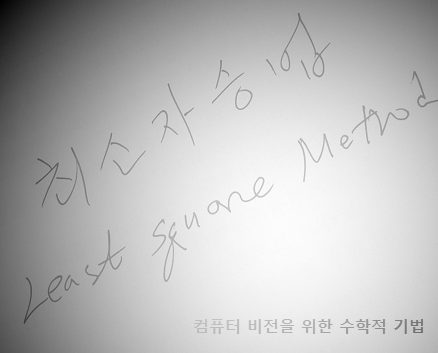
#> input picture HW11_Least_Squares/hw11_sample.png, 438 x 353 px
$ python main.py
#> lines starting #> are read from the running program, lines starting #| are printed output that depends on the picture; after the words box and inside, x2 and y2 are one past the last pixel; in counts of white or black regions, pixels touching at a corner belong together
import cv2
import numpy as np
from matplotlib import pyplot as plt

img = cv2.imread('hw11_sample.png', cv2.IMREAD_GRAYSCALE)
#> img is the input picture: shape (353, 438); min 0, max 255, mean 186.6

ret, thresh1 = cv2.threshold(img,127,255, cv2.THRESH_BINARY)
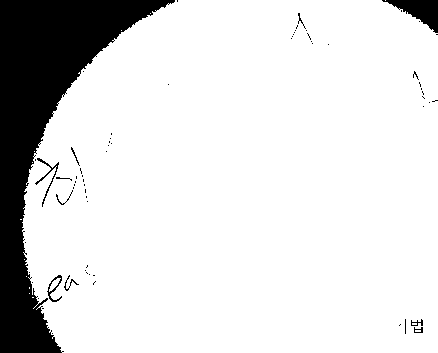
#> thresh1: shape (353, 438); 86.2% white; 68 black regions (57 under 20 px), largest, box (x1, y1, x2, y2) and area: (0, 0, 175, 353) 19889, (382, 0, 438, 33) 860, (35, 158, 59, 207) 152
ret, thresh2 = cv2.threshold(img,127,255, cv2.THRESH_BINARY_INV)
ret, thresh3 = cv2.threshold(img,127,255, cv2.THRESH_TRUNC)
ret, thresh4 = cv2.threshold(img,127,255, cv2.THRESH_TOZERO)
ret, thresh5 = cv2.threshold(img,127,255, cv2.THRESH_TOZERO_INV)
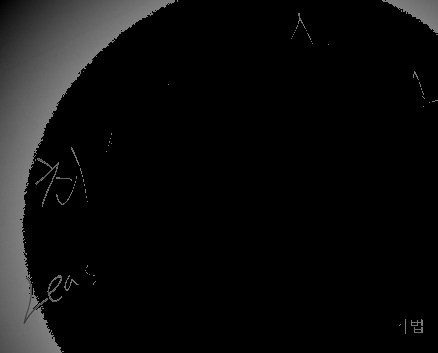
#> thresh5: shape (353, 438); min 0, max 127, mean 13.5

titles =['Original','BINARY','BINARY_INV','TRUNC','TOZERO','TOZERO_INV']
images = [img,thresh1,thresh2,thresh3,thresh4,thresh5]

for i in range(6):
	plt.subplot(2,3,i+1),plt.imshow(images[i],'gray')
	plt.title(titles[i])
	plt.xticks([]),plt.yticks([])

plt.show()

A = []
B = []
for y in range(img.shape[0]):
    for x in range(img.shape[1]):
        a = [x * x, y * y, x * y, x, y, 1]
        b = img[y][x]
        A.append(a)
        B.append(b)
#> after the loop, A = 154614 items; B = 154614 items

A_inv = np.linalg.pinv(A)
coef = np.matmul(A_inv, B)
#> coef = [-0.00186, -0.00198, 4.81e-05, 1.04, 0.887, 2.01]
a, b, c, d, e, f = coef
#> a = -0.00186; b = -0.00198; c = 4.81e-05; d = 1.04; e = 0.887; f = 2.01

print(coef)
#| [-1.86253469e-03 -1.98346367e-03  4.80578306e-05  1.04053088e+00
#|   8.86979711e-01  2.01190915e+00]


img_b = np.zeros(img.shape)
for y in range(img.shape[0]):
    for x in range(img.shape[1]):
        img_b[y][x] += a * x * x + b * y * y + c * x * y + d * x + e * y + f


img_n = img - img_b
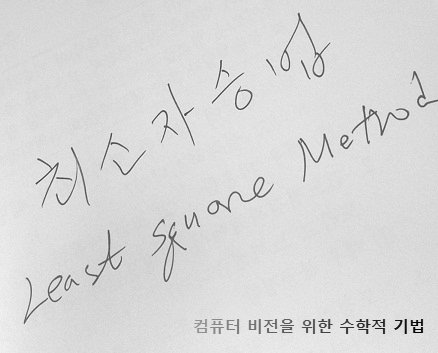
#> img_n: shape (353, 438) float64; min -85.53, max 14.6, mean -9.22e-13; drawn with min black and max white
plt.imshow(img, cmap=plt.get_cmap('gray'))
plt.show()
plt.imshow(img_b, cmap=plt.get_cmap('gray'))
plt.show()
plt.imshow(img_n, cmap=plt.get_cmap('gray'))
plt.show()

ret, thresh1 = cv2.threshold(img_n,-5,255, cv2.THRESH_BINARY)
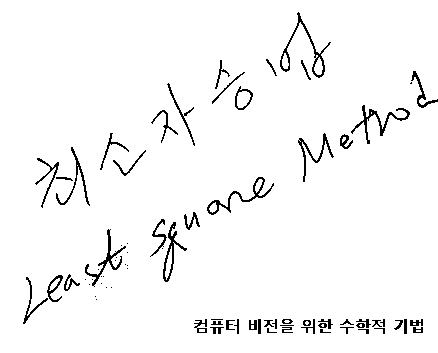
#> thresh1: shape (353, 438) float64; 96.5% white; black in thin lines or dots, all inside (x1, y1, x2, y2) = (23, 12, 438, 334)
#> ret = -5
ret, thresh2 = cv2.threshold(img_n,-5,255, cv2.THRESH_BINARY_INV)
ret, thresh3 = cv2.threshold(img_n,-10,255, cv2.THRESH_TRUNC)
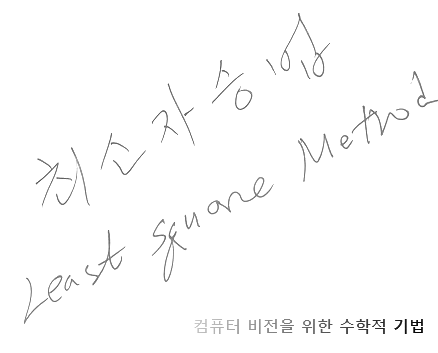
#> thresh3: shape (353, 438) float64; min -85.53, max -10, mean -10.89; drawn with min black and max white
#> ret = -10
ret, thresh4 = cv2.threshold(img_n,-10,255, cv2.THRESH_TOZERO)
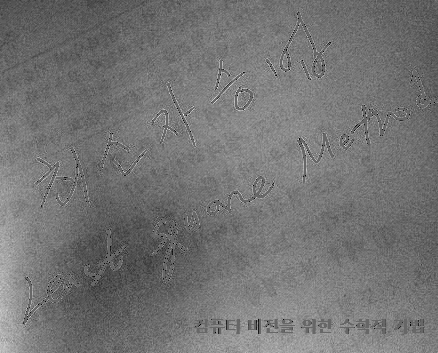
#> thresh4: shape (353, 438) float64; min -9.99, max 14.6, mean 1.21; drawn with min black and max white
ret, thresh5 = cv2.threshold(img_n,-10,255, cv2.THRESH_TOZERO_INV)

titles =['Remove background','BINARY(-5)','BINARY_INV(-5)','TRUNC(-10)','TOZERO(-10)','TOZERO_INV(-10)']
images = [img_n,thresh1,thresh2,thresh3,thresh4,thresh5]

for i in range(6):
	plt.subplot(2,3,i+1),plt.imshow(images[i],'gray')
	plt.title(titles[i])
	plt.xticks([]),plt.yticks([])

plt.show()

ret, th1 = cv2.threshold(img,127,255,cv2.THRESH_BINARY)
th2 = cv2.adaptiveThreshold(img,255,cv2.ADAPTIVE_THRESH_MEAN_C,\
cv2.THRESH_BINARY,15,2)
#> th2: shape (353, 438); 93.7% white; black in thin lines or dots
th3 = cv2.adaptiveThreshold(img,255,cv2.ADAPTIVE_THRESH_GAUSSIAN_C,\
cv2.THRESH_BINARY,15,2)
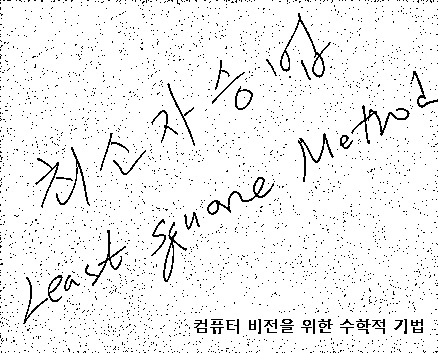
#> th3: shape (353, 438); 94.6% white; black in thin lines or dots

titles = ['Original','Global','Mean','Gaussian']

images = [img,th1,th2,th3]

for i in range(4):
	plt.subplot(2,2,i+1),plt.imshow(images[i],'gray')
	plt.title(titles[i])
	plt.xticks([]),plt.yticks([])

plt.show()
